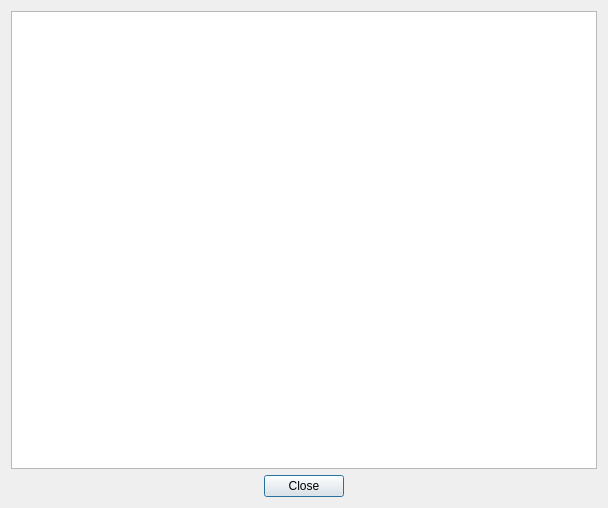
<?xml version="1.0" encoding="UTF-8"?>
<ui version="4.0">
 <class>HelpCfgForm</class>
 <widget class="QDialog" name="HelpCfgForm">
  <property name="geometry">
   <rect>
    <x>0</x>
    <y>0</y>
    <width>608</width>
    <height>508</height>
   </rect>
  </property>
  <property name="windowTitle">
   <string>Create busines shema</string>
  </property>
  <layout class="QGridLayout">
   <item row="0" column="0" colspan="3">
    <widget class="QTextEdit" name="textEdit1">
     <property name="undoRedoEnabled">
      <bool>false</bool>
     </property>
     <property name="lineWrapMode">
      <enum>QTextEdit::WidgetWidth</enum>
     </property>
     <property name="html">
      <string>&lt;!DOCTYPE HTML PUBLIC &quot;-//W3C//DTD HTML 4.0//EN&quot; &quot;http://www.w3.org/TR/REC-html40/strict.dtd&quot;&gt;
&lt;html&gt;&lt;head&gt;&lt;meta name=&quot;qrichtext&quot; content=&quot;1&quot; /&gt;&lt;style type=&quot;text/css&quot;&gt;
p, li { white-space: pre-wrap; }
&lt;/style&gt;&lt;/head&gt;&lt;body style=&quot; font-family:'MS Shell Dlg 2'; font-size:8.25pt; font-weight:400; font-style:normal;&quot;&gt;
&lt;p style=&quot;-qt-paragraph-type:empty; margin-top:0px; margin-bottom:0px; margin-left:0px; margin-right:0px; -qt-block-indent:0; text-indent:0px;&quot;&gt;&lt;br /&gt;&lt;/p&gt;&lt;/body&gt;&lt;/html&gt;</string>
     </property>
     <property name="acceptRichText">
      <bool>true</bool>
     </property>
    </widget>
   </item>
   <item row="1" column="2">
    <spacer name="spacer1">
     <property name="orientation">
      <enum>Qt::Horizontal</enum>
     </property>
     <property name="sizeType">
      <enum>QSizePolicy::Expanding</enum>
     </property>
     <property name="sizeHint" stdset="0">
      <size>
       <width>201</width>
       <height>20</height>
      </size>
     </property>
    </spacer>
   </item>
   <item row="1" column="0">
    <spacer name="spacer2">
     <property name="orientation">
      <enum>Qt::Horizontal</enum>
     </property>
     <property name="sizeType">
      <enum>QSizePolicy::Expanding</enum>
     </property>
     <property name="sizeHint" stdset="0">
      <size>
       <width>171</width>
       <height>20</height>
      </size>
     </property>
    </spacer>
   </item>
   <item row="1" column="1">
    <widget class="QPushButton" name="closeButton">
     <property name="sizePolicy">
      <sizepolicy hsizetype="Fixed" vsizetype="Fixed">
       <horstretch>0</horstretch>
       <verstretch>0</verstretch>
      </sizepolicy>
     </property>
     <property name="text">
      <string>Close</string>
     </property>
    </widget>
   </item>
  </layout>
 </widget>
 <layoutdefault spacing="6" margin="11"/>
 <pixmapfunction>qPixmapFromMimeSource</pixmapfunction>
 <resources/>
 <connections>
  <connection>
   <sender>closeButton</sender>
   <signal>clicked()</signal>
   <receiver>HelpCfgForm</receiver>
   <slot>accept()</slot>
   <hints>
    <hint type="sourcelabel">
     <x>20</x>
     <y>20</y>
    </hint>
    <hint type="destinationlabel">
     <x>20</x>
     <y>20</y>
    </hint>
   </hints>
  </connection>
 </connections>
</ui>
